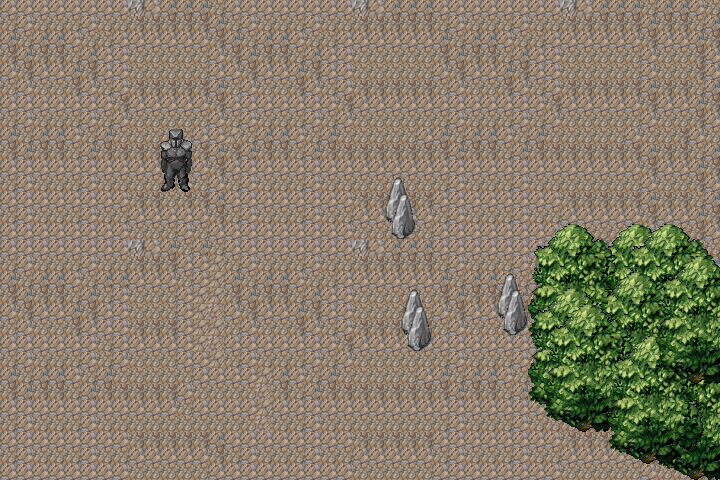

Rendered tile map (Tiled .tmx) drawn with the repository's tilesets; below, a short description and the map source with its tile grids summarised:
An orthogonal 45x30 tile map with 16x16 px tiles, 8 tile layers (Tilelaag 1, Tilelaag 8, Tilelaag 3, Tilelaag 3, ...), 2 tilesets and 6 objects.

<map version="1.0" orientation="orthogonal" renderorder="right-down" width="45" height="30" tilewidth="16" tileheight="16" nextobjectid="35">
 <tileset firstgid="1" name="blowharder" tilewidth="16" tileheight="16" tilecount="4408" columns="116">
  <image source="blowharder.png" width="1856" height="608" />
 </tileset>
 <tileset firstgid="4409" name="mountain_landscape" tilewidth="16" tileheight="16" tilecount="1024" columns="32">
  <image source="mountain_landscape.png" width="512" height="512" />
 </tileset>
 <layer name="Tilelaag 1" width="45" height="30">
  <data>[1350 cells, 1350 non-empty, 19 distinct tile ids]</data>
 </layer>
 <objectgroup name="collison-layer">
  <object id="3" x="419" y="465" height="1" />
  <object id="25" x="548" y="255">
   <polyline points="0,0 171,3 173,222 102,208 73,179 26,176 -1,154 -3,0" />
  </object>
  <object id="27" x="404" y="288" width="27" height="65" />
  <object id="28" x="387" y="178" width="27" height="59" />
  <object id="29" x="502" y="274" width="23" height="62" />
  <object id="32" x="158" y="124" width="34" height="68" />
 </objectgroup>
 <layer name="Tilelaag 8" width="45" height="30">
  <data>[1350 cells, 48 non-empty, 48 distinct tile ids]</data>
 </layer>
 <layer name="Tilelaag 3" width="45" height="30">
  <data>[1350 cells, 169 non-empty, 66 distinct tile ids]</data>
 </layer>
 <layer name="Tilelaag 3" width="45" height="30">
  <data>[1350 cells, 66 non-empty, 62 distinct tile ids]</data>
 </layer>
 <layer name="Tilelaag 4" width="45" height="30">
  <data>[1350 cells, 48 non-empty, 48 distinct tile ids]</data>
 </layer>
 <layer name="Tilelaag 5" width="45" height="30">
  <data>[1350 cells, 80 non-empty, 48 distinct tile ids]</data>
 </layer>
 <layer name="Tilelaag 6" width="45" height="30">
  <data>[1350 cells, 48 non-empty, 48 distinct tile ids]</data>
 </layer>
 <layer name="Tilelaag 7" width="45" height="30">
  <data>[1350 cells, 32 non-empty, 32 distinct tile ids]</data>
 </layer>
</map>
